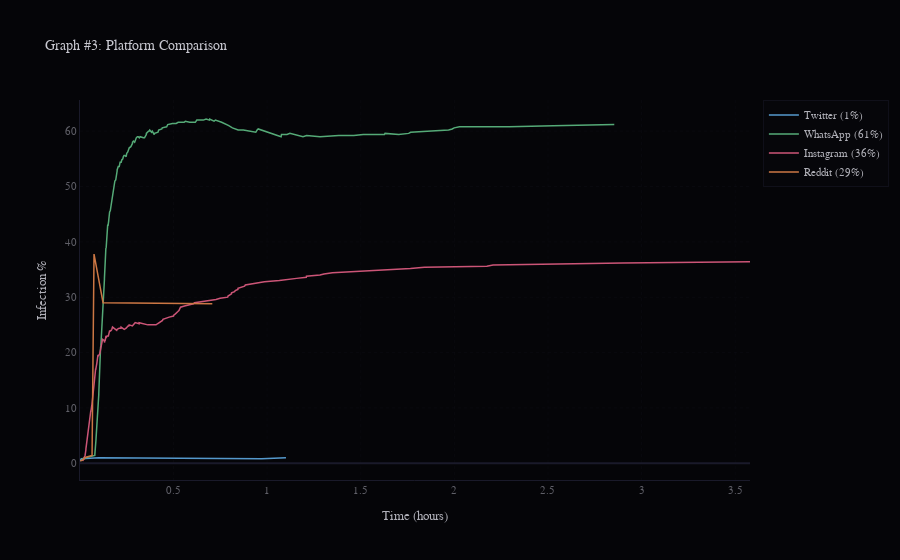

The notebook cell this image was saved under:
### Markdown cell above
## Section 2: Platform Comparison

### Code cell
# Graph #3: Platform Comparison (Fix 1: always show all 4 platforms, handle edge cases)
def plot_g3(fig, ax, dark=True):
    for plat in [Platform.TWITTER, Platform.WHATSAPP, Platform.INSTAGRAM, Platform.REDDIT]:
        r = platform_results.get(plat)
        if r is None:
            continue
        c = PLATFORM_COLORS[plat] if dark else ACAD_PLAT_COLORS[plat]
        if r.infection_timeline and len(r.infection_timeline) > 1:
            ts = [t/3600 for t, _ in r.infection_timeline]; vs = [v*100 for _, v in r.infection_timeline]
            l, = ax.plot(ts, vs, color=c, label=f'{PLATFORM_NAMES[plat]} ({r.final_infection_rate:.0%})')
            if dark: add_subtle_glow(l)
        else:
            # Platform had minimal/no spread — show as flat line at final value
            ax.axhline(r.final_infection_rate * 100, color=c, linestyle=':', alpha=0.5,
                        label=f'{PLATFORM_NAMES[plat]} ({r.final_infection_rate:.0%})')
    ax.set_xlabel('Time (hours)'); ax.set_ylabel('Infection Rate (%)')
    ax.set_title('Graph #3: Platform Comparison (Isolated Single-Platform Sims)'); ax.legend(); ax.grid(True)

def plotly_g3():
    fig_p = go.Figure()
    for plat in [Platform.TWITTER, Platform.WHATSAPP, Platform.INSTAGRAM, Platform.REDDIT]:
        r = platform_results.get(plat)
        if r is None:
            continue
        if r.infection_timeline and len(r.infection_timeline) > 1:
            ts = [t/3600 for t, _ in r.infection_timeline]; vs = [v*100 for _, v in r.infection_timeline]
            fig_p.add_trace(go.Scatter(x=ts, y=vs, mode='lines',
                name=f'{PLATFORM_NAMES[plat]} ({r.final_infection_rate:.0%})',
                line=dict(color=PLATFORM_COLORS[plat], width=1.5)))
        else:
            fig_p.add_hline(y=r.final_infection_rate * 100, line_dash='dot',
                line_color=PLATFORM_COLORS[plat],
                annotation_text=f'{PLATFORM_NAMES[plat]} ({r.final_infection_rate:.0%})')
    fig_p.update_layout(title='Graph #3: Platform Comparison', xaxis_title='Time (hours)', yaxis_title='Infection %')
    return fig_p

plot_dual(3, 'platform_comparison', plot_g3, plotly_g3)

### Figure 1 — Plotly figure (JSON) as saved in the notebook; plotly's stock layout.template omitted (floating-point values rounded to 4 significant figures; data arrays with more than 128 entries replaced by an {"elided": "..."} marker saying what was removed)
{"data": [{"line": {"color": "#5599cc", "width": 1.5}, "mode": "lines", "name": "Twitter (1%)", "type": "scatter", "x": [0.0005573, 0.006528, 0.007383, 0.1014, 0.9707, 1.101], "y": [0.4, 0.6, 0.8, 1, 0.8, 1]}, {"line": {"color": "#55aa77", "width": 1.5}, "mode": "lines", "name": "WhatsApp (61%)", "type": "scatter", "x": {"elided": "389 float values"}, "y": {"elided": "389 float values"}}, {"line": {"color": "#cc5577", "width": 1.5}, "mode": "lines", "name": "Instagram (36%)", "type": "scatter", "x": {"elided": "226 float values"}, "y": {"elided": "226 float values"}}, {"line": {"color": "#cc7744", "width": 1.5}, "mode": "lines", "name": "Reddit (29%)", "type": "scatter", "x": {"elided": "197 float values"}, "y": {"elided": "197 float values"}}], "layout": {"font": {"color": "#b0b0b8", "family": "Courier New, monospace", "size": 11}, "legend": {"bgcolor": "rgba(8,8,12,0.6)", "bordercolor": "#1a1a2a", "borderwidth": 0.5}, "paper_bgcolor": "#050508", "plot_bgcolor": "#050508", "title": {"font": {"color": "#c8c8d0", "size": 14}, "text": "Graph #3: Platform Comparison"}, "xaxis": {"gridcolor": "#111118", "griddash": "dot", "gridwidth": 0.4, "linecolor": "#1a1a2a", "tickfont": {"color": "#606068"}, "title": {"text": "Time (hours)"}, "zerolinecolor": "#1a1a2a"}, "yaxis": {"gridcolor": "#111118", "griddash": "dot", "gridwidth": 0.4, "linecolor": "#1a1a2a", "tickfont": {"color": "#606068"}, "title": {"text": "Infection %"}, "zerolinecolor": "#1a1a2a"}}}
